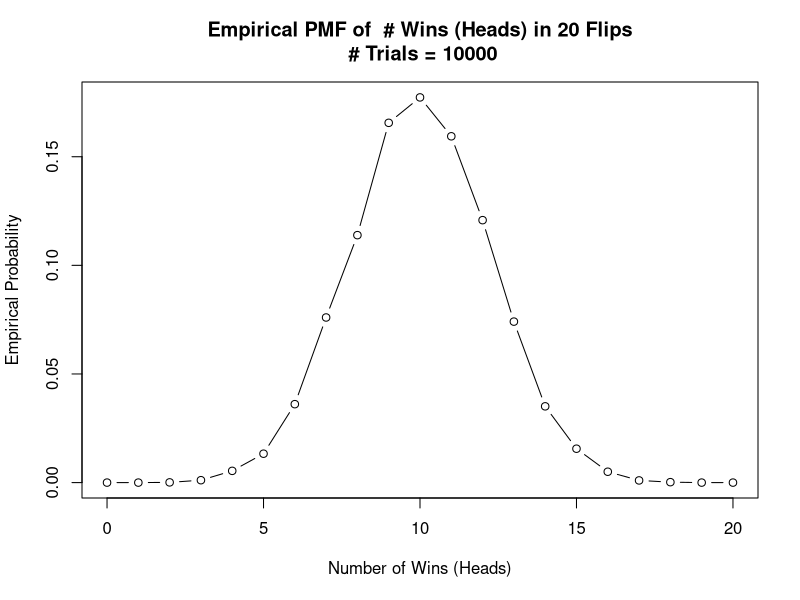
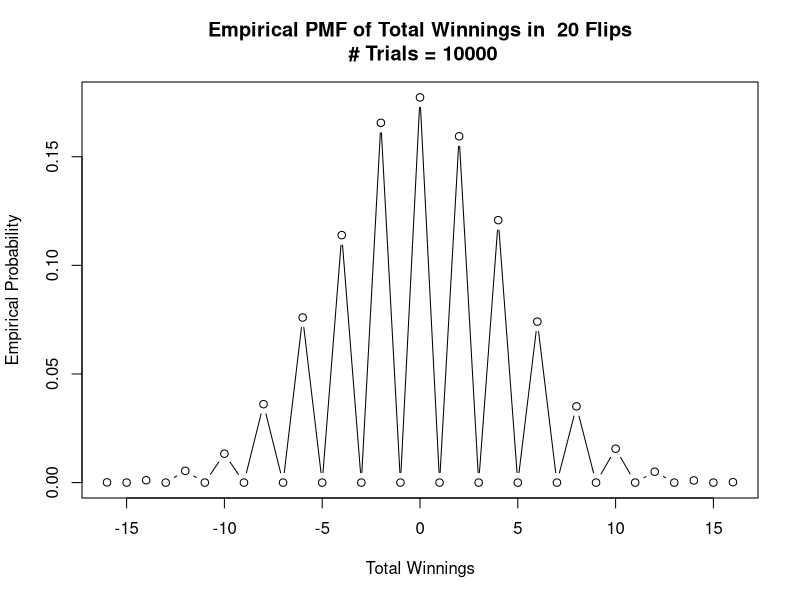
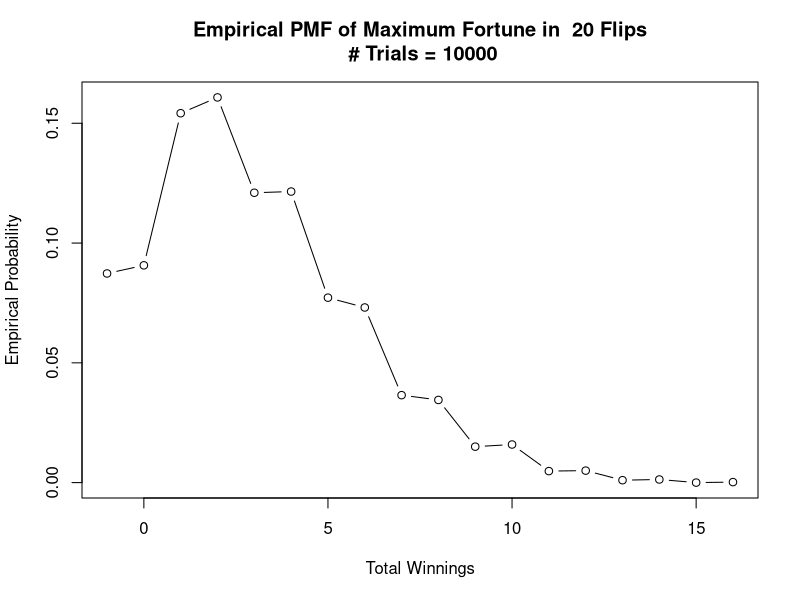
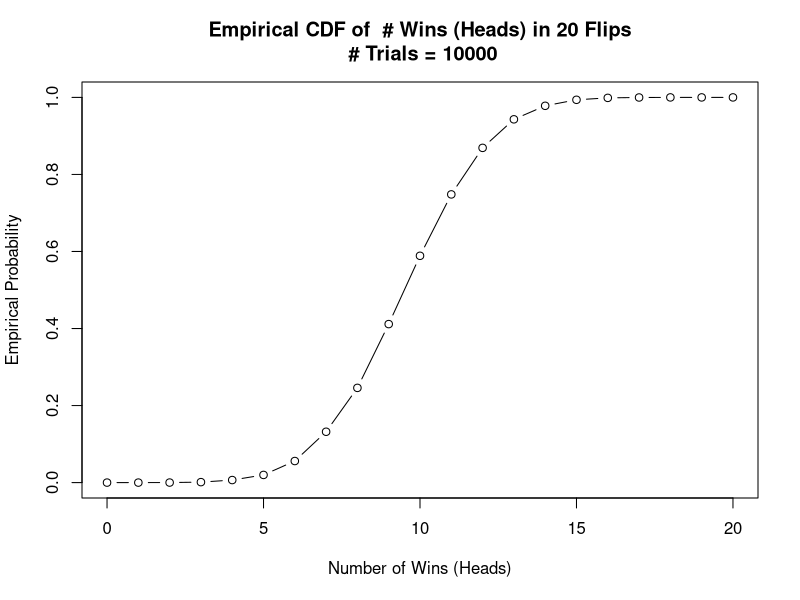
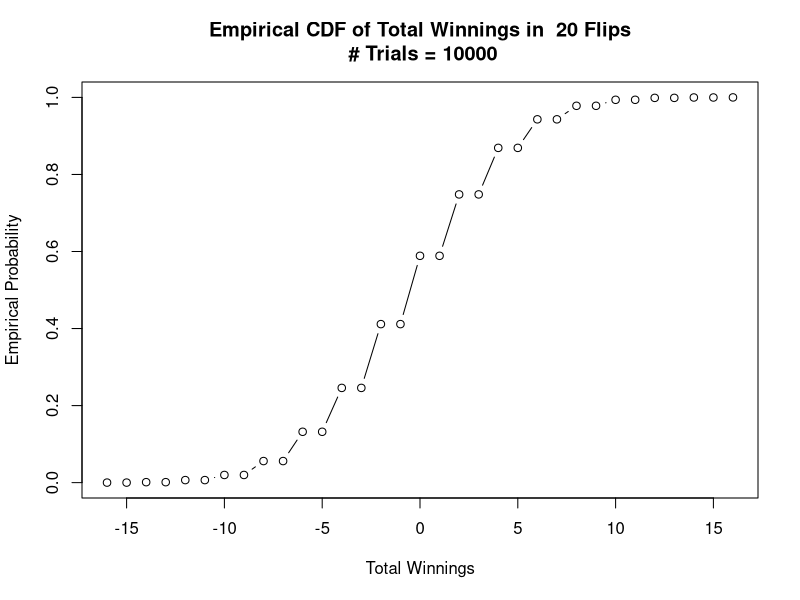
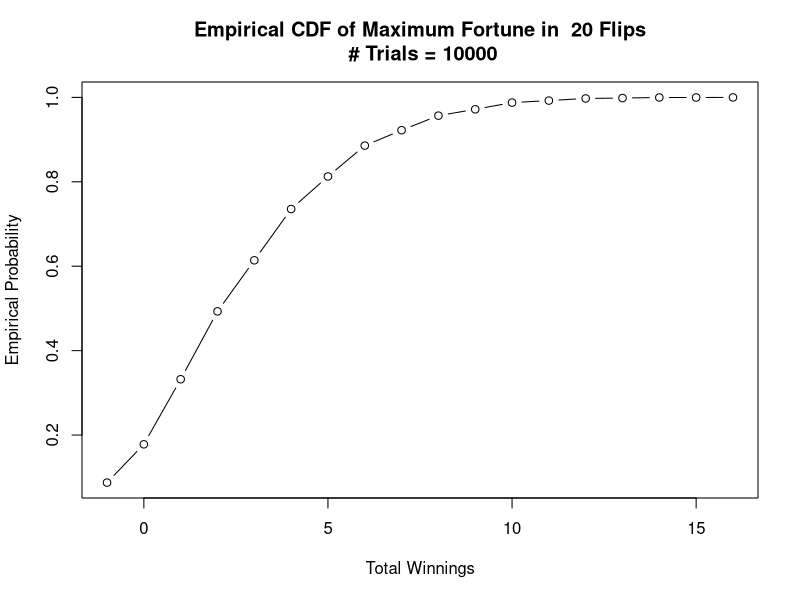

The R script that drew these images, in order:
#Coin Flip Game - Lab #4

#Goal: To illustrate how to use R to simulate a coin flip game
#      Two Players: Peter and Paul. We pay attention to only Peter's earnings
#      Each round the fair coin is tossed.
#        * Head: Peter wins $1 from Paul.
#        * Tails: Peter gives $1 to Paul.
#
#      We want to simulate many games and track:
#        * Number of Heads during a game.
#        * Peter's total at the end of the game.
#        * Peter's maximum fortune during a game.

####################
# Create Variables #
####################

totalGamesPlayed = 10000; #<-- You may want to change this line!

gameLength       = 20;
win              =  1;
loss             = -1;

#Placeholders to Store Results
numTossesWon  = 0*c(1:totalGamesPlayed);
totalWinnings = 0*c(1:totalGamesPlayed);
maxFortune    = 0*c(1:totalGamesPlayed);

########################
# Carry out Experiment #
########################
for (j in seq(from=1,to=totalGamesPlayed,by=1))
{
  #Play the Game
  gameOutcomes = sample(c(loss,win), size=gameLength, replace=TRUE)

  ## (1) Number of Tosses Peter Won (i.e., how many heads) ##
  numTossesWon[j] =  sum(gameOutcomes > 0); #<-- You need to change this! (See Slides!)
  
  ## (2) What is Peter's Final Total ##
  totalWinnings[j] = sum(gameOutcomes); #<-- You need to change this! (See Slides!)
  
  ## (3) What is Peter's Maximum Fortune ##
  maxFortune[j]= max(cumsum(gameOutcomes));   #<-- You need to change this! (See Slides!)
}

###########################################################################
# (2) Empirical Probability Mass Function for Peter's Number Wins (Heads) # 
###########################################################################

minTossesWon = 0; 
maxTossesWon = gameLength*(1);

xTossesWon =   c(minTossesWon:maxTossesWon);
pTossesWon = 0*c(minTossesWon:maxTossesWon);
cTossesWon = 0*c(minTossesWon:maxTossesWon);

for (j in seq(from=1,to=length(xTossesWon),by=1))
{
  pTossesWon[j] = sum(numTossesWon==xTossesWon[j])/totalGamesPlayed;
}

cTossesWon = cumsum(pTossesWon);

######################################################################
# (2) Empirical Probability Mass Function for Peter's Total Winnings # 
######################################################################

minTotalWinning = min(totalWinnings); 
maxTotalWinning = max(totalWinnings); 

xTotalWin =   c(minTotalWinning:maxTotalWinning);
pTotalWin = 0*c(minTotalWinning:maxTotalWinning);
cTotalWin = 0*c(minTotalWinning:maxTotalWinning);

for (j in seq(from=1,to=length(xTotalWin),by=1))
{
  pTotalWin[j] = sum(totalWinnings==xTotalWin[j])/totalGamesPlayed;
}
cTotalWin = cumsum(pTotalWin);

##########################################################
# (3) Empirical Distribution for Peter's Maximum Fortune #
##########################################################

minFortuneVal = min(maxFortune); 
maxFortuneVal = max(maxFortune); 

xFortune =   c(minFortuneVal:maxFortuneVal);
pFortune = 0*c(minFortuneVal:maxFortuneVal);
cFortune = 0*c(minFortuneVal:maxFortuneVal);

for (j in seq(from=1,to=length(xFortune),by=1))
{
  pFortune[j] = sum(maxFortune==xFortune[j])/totalGamesPlayed;
}

cFortune = cumsum(pFortune); 

################################
# Make Plots of Empirical PMFs #
################################

#(1) Empirical Probability Mass Function of Wins
plotTitle = paste("Empirical PMF of \ # Wins (Heads) in ", gameLength, " Flips\n","\ # Trials = ", totalGamesPlayed, sep = "");
plot(xTossesWon,pTossesWon,xlab="Number of Wins (Heads)", ylab="Empirical Probability",type='b',main=plotTitle)

#(2) Empirical Probability Mass Function of Total Winnings
plotTitle = paste("Empirical PMF of Total Winnings in  ", gameLength, " Flips\n","\ # Trials = ", totalGamesPlayed, sep = "");
plot(xTotalWin,pTotalWin,xlab="Total Winnings", ylab="Empirical Probability",type='b',main=plotTitle)

#(3) Empirical Probability Mass Function of Maximum Fortune
plotTitle = paste("Empirical PMF of Maximum Fortune in  ", gameLength, " Flips\n","\ # Trials = ", totalGamesPlayed, sep = "");
plot(xFortune,pFortune,xlab="Total Winnings", ylab="Empirical Probability",type='b',main=plotTitle)

################################
# Make Plots of Empirical CDFs #
################################

#(1) Empirical Cumulative Distribution Function of Wins
plotTitle = paste("Empirical CDF of \ # Wins (Heads) in ", gameLength, " Flips\n","\ # Trials = ", totalGamesPlayed, sep = "");
plot(xTossesWon,cTossesWon,xlab="Number of Wins (Heads)", ylab="Empirical Probability",type='b',main=plotTitle)

#(2) Empirical Probability Mass Function of Total Winnings
plotTitle = paste("Empirical CDF of Total Winnings in  ", gameLength, " Flips\n","\ # Trials = ", totalGamesPlayed, sep = "");
plot(xTotalWin,cTotalWin,xlab="Total Winnings", ylab="Empirical Probability",type='b',main=plotTitle)

#(3) Empirical Probability Mass Function of Maximum Fortune
plotTitle = paste("Empirical CDF of Maximum Fortune in  ", gameLength, " Flips\n","\ # Trials = ", totalGamesPlayed, sep = "");
plot(xFortune,cFortune,xlab="Total Winnings", ylab="Empirical Probability",type='b',main=plotTitle)



